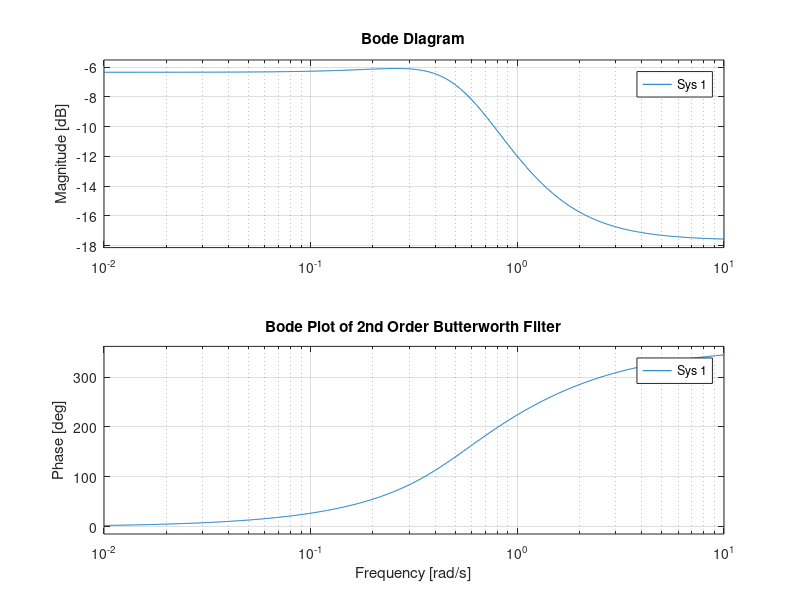

Source code (MATLAB):
% Define the filter parameters
order = 2;
cutoff = 0.3;

% Create the Butterworth filter
[b, a] = butter(order, cutoff);

% Print the filter coefficients
fprintf('a: [%s]\n', mat2str(a));
fprintf('b: [%s]\n', mat2str(b));

% Compute the frequency response
[H, w] = freqz(b, a);

% Plot the Bode plot
figure;
bode(tf(b, a));
title('Bode Plot of 2nd Order Butterworth Filter');
